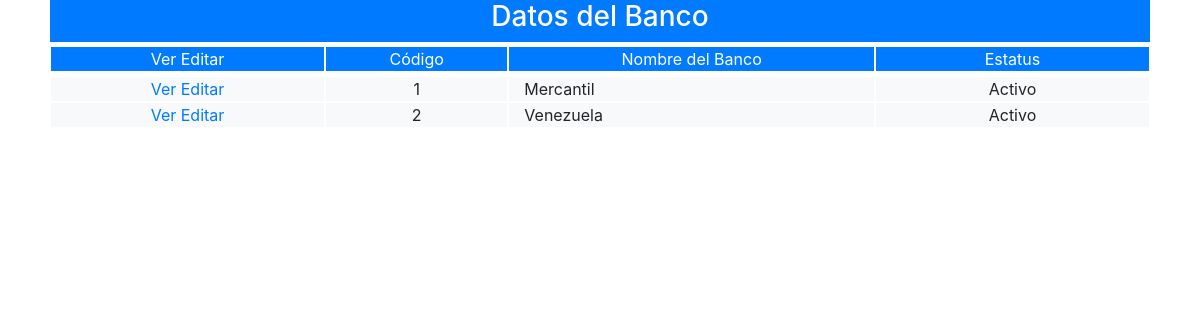
Screenshot of /frontend/pantalla/banco/listar_banco.php with the database file from the repository.
### tables this page shows
CREATE TABLE IF NOT EXISTS `banco` (
  `cod_ban` int(11) NOT NULL AUTO_INCREMENT,
  `nom_ban` varchar(50) NOT NULL,
  `est_ban` char(1) NOT NULL,
  PRIMARY KEY (`cod_ban`)
);

### backend/clase/permiso.class.php (called while the page is built, shortened)
<?php
require_once("utilidad.class.php");
class permiso extends utilidad
{   public $cod_per;
	public function validar_acceso($id_opc,$fky_usuario)
	{
		$sql="select est_per
		      from  permiso
		      where
		      fky_opcion=$id_opc and
		      fky_usuario=$fky_usuario";
		      return $this->ejecutar($sql);
	}
}
?>

### backend/clase/utilidad.class.php (called while the page is built, shortened)
<?php
class utilidad
{
    private $servidor="localhost";
    private $usuario="root";
    private $clave="";
    private $base_datos="febrero";
    public  $mysqli;
   public function conectar(){
   		$this->mysqli = new mysqli($this->servidor, $this->usuario, $this->clave, $this->base_datos);
   }
	public function ejecutar($sql){
		return $this->mysqli->query($sql);
	}
	public function extraer_dato($pun_bds){
		return $pun_bds->fetch_assoc();
	}
}
?>

### backend/clase/banco.class.php (called while the page is built, shortened)
<?php
require_once("utilidad.class.php");
class banco extends utilidad
{
   public function filtrar($cod_ban,$nom_ban,$est_ban){
        $where="where 1=1";
        $filtro1 = ($cod_ban!="") ? "and cod_ban=$cod_ban":"";
        $filtro2 = ($nom_ban!="") ? "and nom_ban like '%$nom_ban%'":"";
        $filtro3 = ($est_ban!="") ? "and est_ban='$est_ban'":"";
        $sql="select * from banco $where $filtro1 $filtro2 $filtro3;";
        return $this->ejecutar($sql);
   }
}
?>

### frontend/pantalla/banco/listar_banco.php (the view, shortened to what this page needs)
<?php
require("../../../backend/clase/banco.class.php");
require("../../../backend/clase/permiso.class.php");
$obj=new banco;
$objPermiso=new permiso;
$permiso=$objPermiso->validar_acceso($opcion=1,$fky_usuario=1,$token=md5("12345"));
$acceso=$objPermiso->extraer_dato($permiso);
if($acceso["est_per"]=="A")
{
?>
<!DOCTYPE html>
<html lang="en">
<head>
	<link rel="stylesheet" href="../../bootstrap-4.0/css/bootstrap.min.css">
</head>
<body>
<form action="listar_banco.php" method="POST">
	<div class="container-fluid">
	<div class="row justify-content-center">
	<div class="col-11 text-center ">
	 <div class="row bg-primary text-white">
	 	 <div class="col-12 text-center">
	  	<h3>Datos del Banco</h3>
	 	 </div>
	  </div>
	  <div class="row mt-1 bg-primary text-white text-center">
	  	<div class="col-md-3 col-12 border border-white">
		  Ver
		  Editar
		</div>
		<div class="col-md-2 col-12  border border-white">
		     <span>Código</span>
		</div>
		<div class="col-md-4 col-12 border border-white ">
		     <span>Nombre del Banco</span>
		</div>
		<div class="col-md-3 col-12 border border-white">
		     <span>Estatus</span>
		</div>
		</div>
	    <div class="row mt-1 justify-content-center bg-light">
		<?php
		$resultado=$obj->filtrar("",$obj->nom_ban,"");
		while(($datos=$obj->extraer_dato($resultado))>0){
		?>
		<div class="col-md-3 col-12 border border-white text-center">
		  <a href="<?php echo "ver_banco.php?cod_ban=$datos[cod_ban]"?>">Ver</a>
		  <a href="<?php echo "modificar_banco.php?cod_ban=$datos[cod_ban]"?>">Editar</a>
		</div>
		<div class="col-md-2 col-12 border border-white">
		     <span><?php echo $datos['cod_ban']; ?></span>
		</div>
		<div class="col-md-4 col-12 border border-white text-left text-capitalize">
		     <span><?php echo $datos['nom_ban']; ?></span>
		</div>
		<div class="col-md-3 col-12 border border-white">
		     <span>
		     	<?php echo ($datos['est_ban']=="A") ? "Activo":"Inactivo"; ?>
		     </span>
		</div>
		<?php
		}
		?>
	  </div>
	  </div>
	 </div>
	</div>
</form>
</body>
</html>
<?php
}else{
	$obj->mensaje("danger","No tienes permiso de accesar a esta p&aacute;gina");
}
?>

### rows the page displays
banco: cod_ban "1", nom_ban "Mercantil", est_ban "Activo"
banco: cod_ban "2", nom_ban "Venezuela", est_ban "Activo"
